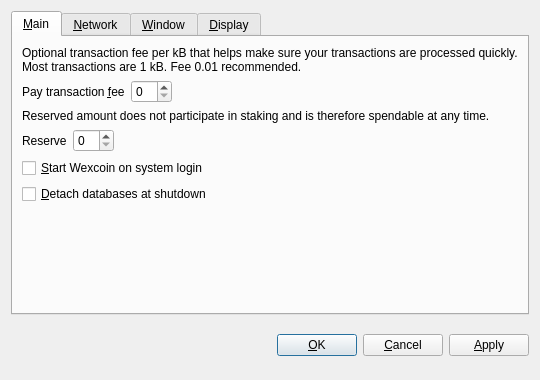
<?xml version="1.0" encoding="UTF-8"?>
<ui version="4.0">
 <class>OptionsDialog</class>
 <widget class="QDialog" name="OptionsDialog">
  <property name="geometry">
   <rect>
    <x>0</x>
    <y>0</y>
    <width>540</width>
    <height>380</height>
   </rect>
  </property>
  <property name="windowTitle">
   <string>Options</string>
  </property>
  <property name="modal">
   <bool>true</bool>
  </property>
  <layout class="QVBoxLayout" name="verticalLayout">
   <item>
    <widget class="QTabWidget" name="tabWidget">
     <property name="tabPosition">
      <enum>QTabWidget::North</enum>
     </property>
     <property name="currentIndex">
      <number>0</number>
     </property>
     <widget class="QWidget" name="tabMain">
      <attribute name="title">
       <string>&amp;Main</string>
      </attribute>
      <layout class="QVBoxLayout" name="verticalLayout_Main">
       <item>
        <widget class="QLabel" name="transactionFeeInfoLabel">
         <property name="text">
          <string>Optional transaction fee per kB that helps make sure your transactions are processed quickly. Most transactions are 1 kB. Fee 0.01 recommended.</string>
         </property>
         <property name="textFormat">
          <enum>Qt::PlainText</enum>
         </property>
         <property name="wordWrap">
          <bool>true</bool>
         </property>
        </widget>
       </item>
       <item>
        <layout class="QHBoxLayout" name="horizontalLayoutFee">
         <item>
          <widget class="QLabel" name="transactionFeeLabel">
           <property name="text">
            <string>Pay transaction &amp;fee</string>
           </property>
           <property name="textFormat">
            <enum>Qt::PlainText</enum>
           </property>
           <property name="buddy">
            <cstring>transactionFee</cstring>
           </property>
          </widget>
         </item>
         <item>
          <widget class="BitcoinAmountField" name="transactionFee"/>
         </item>
         <item>
          <spacer name="horizontalSpacerFee">
           <property name="orientation">
            <enum>Qt::Horizontal</enum>
           </property>
           <property name="sizeHint" stdset="0">
            <size>
             <width>40</width>
             <height>20</height>
            </size>
           </property>
          </spacer>
         </item>
        </layout>
       </item>
       <item>
        <widget class="QLabel" name="reserveBalanceInfoLabel">
         <property name="text">
          <string>Reserved amount does not participate in staking and is therefore spendable at any time.</string>
         </property>
         <property name="textFormat">
          <enum>Qt::PlainText</enum>
         </property>
         <property name="wordWrap">
          <bool>true</bool>
         </property>
        </widget>
       </item>
       <item>
        <layout class="QHBoxLayout" name="horizontalLayoutReserveBalance">
         <item>
          <widget class="QLabel" name="reserveBalanceLabel">
           <property name="text">
            <string>Reserve</string>
           </property>
           <property name="textFormat">
            <enum>Qt::PlainText</enum>
           </property>
           <property name="buddy">
            <cstring>reserveBalance</cstring>
           </property>
          </widget>
         </item>
         <item>
          <widget class="BitcoinAmountField" name="reserveBalance"/>
         </item>
         <item>
          <spacer name="horizontalSpacerReserveBalance">
           <property name="orientation">
            <enum>Qt::Horizontal</enum>
           </property>
           <property name="sizeHint" stdset="0">
            <size>
             <width>40</width>
             <height>20</height>
            </size>
           </property>
          </spacer>
         </item>
        </layout>
       </item>
       <item>
        <widget class="QCheckBox" name="bitcoinAtStartup">
         <property name="toolTip">
          <string>Automatically start Wexcoin after logging in to the system.</string>
         </property>
         <property name="text">
          <string>&amp;Start Wexcoin on system login</string>
         </property>
        </widget>
       </item>
       <item>
        <widget class="QCheckBox" name="detachDatabases">
         <property name="toolTip">
          <string>Detach block and address databases at shutdown. This means they can be moved to another data directory, but it slows down shutdown. The wallet is always detached.</string>
         </property>
         <property name="text">
          <string>&amp;Detach databases at shutdown</string>
         </property>
        </widget>
       </item>
       <item>
        <spacer name="verticalSpacer_Main">
         <property name="orientation">
          <enum>Qt::Vertical</enum>
         </property>
         <property name="sizeHint" stdset="0">
          <size>
           <width>20</width>
           <height>40</height>
          </size>
         </property>
        </spacer>
       </item>
      </layout>
     </widget>
     <widget class="QWidget" name="tabNetwork">
      <attribute name="title">
       <string>&amp;Network</string>
      </attribute>
      <layout class="QVBoxLayout" name="verticalLayout_Network">
       <item>
        <widget class="QCheckBox" name="mapPortUpnp">
         <property name="toolTip">
          <string>Automatically open the Wexcoin client port on the router. This only works when your router supports UPnP and it is enabled.</string>
         </property>
         <property name="text">
          <string>Map port using &amp;UPnP</string>
         </property>
        </widget>
       </item>
       <item>
        <widget class="QCheckBox" name="connectSocks">
         <property name="toolTip">
          <string>Connect to the Wexcoin network through a SOCKS proxy (e.g. when connecting through Tor).</string>
         </property>
         <property name="text">
          <string>&amp;Connect through SOCKS proxy:</string>
         </property>
        </widget>
       </item>
       <item>
        <layout class="QHBoxLayout" name="horizontalLayout_Network">
         <item>
          <widget class="QLabel" name="proxyIpLabel">
           <property name="text">
            <string>Proxy &amp;IP:</string>
           </property>
           <property name="textFormat">
            <enum>Qt::PlainText</enum>
           </property>
           <property name="buddy">
            <cstring>proxyIp</cstring>
           </property>
          </widget>
         </item>
         <item>
          <widget class="QValidatedLineEdit" name="proxyIp">
           <property name="maximumSize">
            <size>
             <width>140</width>
             <height>16777215</height>
            </size>
           </property>
           <property name="toolTip">
            <string>IP address of the proxy (e.g. 127.0.0.1)</string>
           </property>
          </widget>
         </item>
         <item>
          <widget class="QLabel" name="proxyPortLabel">
           <property name="text">
            <string>&amp;Port:</string>
           </property>
           <property name="textFormat">
            <enum>Qt::PlainText</enum>
           </property>
           <property name="buddy">
            <cstring>proxyPort</cstring>
           </property>
          </widget>
         </item>
         <item>
          <widget class="QLineEdit" name="proxyPort">
           <property name="maximumSize">
            <size>
             <width>55</width>
             <height>16777215</height>
            </size>
           </property>
           <property name="toolTip">
            <string>Port of the proxy (e.g. 9050)</string>
           </property>
          </widget>
         </item>
         <item>
          <widget class="QLabel" name="socksVersionLabel">
           <property name="text">
            <string>SOCKS &amp;Version:</string>
           </property>
           <property name="textFormat">
            <enum>Qt::PlainText</enum>
           </property>
           <property name="buddy">
            <cstring>socksVersion</cstring>
           </property>
          </widget>
         </item>
         <item>
          <widget class="QValueComboBox" name="socksVersion">
           <property name="toolTip">
            <string>SOCKS version of the proxy (e.g. 5)</string>
           </property>
          </widget>
         </item>
         <item>
          <spacer name="horizontalSpacer_Network">
           <property name="orientation">
            <enum>Qt::Horizontal</enum>
           </property>
           <property name="sizeHint" stdset="0">
            <size>
             <width>40</width>
             <height>20</height>
            </size>
           </property>
          </spacer>
         </item>
        </layout>
       </item>
       <item>
        <spacer name="verticalSpacer_Network">
         <property name="orientation">
          <enum>Qt::Vertical</enum>
         </property>
         <property name="sizeHint" stdset="0">
          <size>
           <width>20</width>
           <height>40</height>
          </size>
         </property>
        </spacer>
       </item>
      </layout>
     </widget>
     <widget class="QWidget" name="tabWindow">
      <attribute name="title">
       <string>&amp;Window</string>
      </attribute>
      <layout class="QVBoxLayout" name="verticalLayout_Window">
       <item>
        <widget class="QCheckBox" name="minimizeToTray">
         <property name="toolTip">
          <string>Show only a tray icon after minimizing the window.</string>
         </property>
         <property name="text">
          <string>&amp;Minimize to the tray instead of the taskbar</string>
         </property>
        </widget>
       </item>
       <item>
        <widget class="QCheckBox" name="minimizeOnClose">
         <property name="toolTip">
          <string>Minimize instead of exit the application when the window is closed. When this option is enabled, the application will be closed only after selecting Quit in the menu.</string>
         </property>
         <property name="text">
          <string>M&amp;inimize on close</string>
         </property>
        </widget>
       </item>
       <item>
        <spacer name="verticalSpacer_Window">
         <property name="orientation">
          <enum>Qt::Vertical</enum>
         </property>
         <property name="sizeHint" stdset="0">
          <size>
           <width>20</width>
           <height>40</height>
          </size>
         </property>
        </spacer>
       </item>
      </layout>
     </widget>
     <widget class="QWidget" name="tabDisplay">
      <attribute name="title">
       <string>&amp;Display</string>
      </attribute>
      <layout class="QVBoxLayout" name="verticalLayout_Display">
       <item>
        <layout class="QHBoxLayout" name="horizontalLayout_1_Display">
         <item>
          <widget class="QLabel" name="langLabel">
           <property name="text">
            <string>User Interface &amp;language:</string>
           </property>
           <property name="textFormat">
            <enum>Qt::PlainText</enum>
           </property>
           <property name="buddy">
            <cstring>lang</cstring>
           </property>
          </widget>
         </item>
         <item>
          <widget class="QValueComboBox" name="lang">
           <property name="toolTip">
            <string>The user interface language can be set here. This setting will take effect after restarting Wexcoin.</string>
           </property>
          </widget>
         </item>
        </layout>
       </item>
       <item>
        <layout class="QHBoxLayout" name="horizontalLayout_2_Display">
         <item>
          <widget class="QLabel" name="unitLabel">
           <property name="text">
            <string>&amp;Unit to show amounts in:</string>
           </property>
           <property name="textFormat">
            <enum>Qt::PlainText</enum>
           </property>
           <property name="buddy">
            <cstring>unit</cstring>
           </property>
          </widget>
         </item>
         <item>
          <widget class="QValueComboBox" name="unit">
           <property name="toolTip">
            <string>Choose the default subdivision unit to show in the interface and when sending coins.</string>
           </property>
          </widget>
         </item>
        </layout>
       </item>
       <item>
        <widget class="QCheckBox" name="displayAddresses">
         <property name="toolTip">
          <string>Whether to show Wexcoin addresses in the transaction list or not.</string>
         </property>
         <property name="text">
          <string>&amp;Display addresses in transaction list</string>
         </property>
        </widget>
       </item>
       <item>
        <widget class="QCheckBox" name="coinControlFeatures">
         <property name="toolTip">
          <string>Whether to show coin control features or not.</string>
         </property>
         <property name="text">
          <string>Display coin &amp;control features (experts only!)</string>
         </property>
        </widget>
       </item>
       <item>
        <spacer name="verticalSpacer_Display">
         <property name="orientation">
          <enum>Qt::Vertical</enum>
         </property>
         <property name="sizeHint" stdset="0">
          <size>
           <width>20</width>
           <height>40</height>
          </size>
         </property>
        </spacer>
       </item>
      </layout>
     </widget>
    </widget>
   </item>
   <item>
    <layout class="QHBoxLayout" name="horizontalLayout_Buttons">
     <item>
      <spacer name="horizontalSpacer_1">
       <property name="orientation">
        <enum>Qt::Horizontal</enum>
       </property>
       <property name="sizeHint" stdset="0">
        <size>
         <width>40</width>
         <height>48</height>
        </size>
       </property>
      </spacer>
     </item>
     <item>
      <widget class="QLabel" name="statusLabel">
       <property name="font">
        <font>
         <weight>75</weight>
         <bold>true</bold>
        </font>
       </property>
       <property name="text">
        <string/>
       </property>
       <property name="textFormat">
        <enum>Qt::PlainText</enum>
       </property>
       <property name="wordWrap">
        <bool>true</bool>
       </property>
      </widget>
     </item>
     <item>
      <spacer name="horizontalSpacer_2">
       <property name="orientation">
        <enum>Qt::Horizontal</enum>
       </property>
       <property name="sizeHint" stdset="0">
        <size>
         <width>40</width>
         <height>48</height>
        </size>
       </property>
      </spacer>
     </item>
     <item>
      <widget class="QPushButton" name="okButton">
       <property name="text">
        <string>&amp;OK</string>
       </property>
      </widget>
     </item>
     <item>
      <widget class="QPushButton" name="cancelButton">
       <property name="text">
        <string>&amp;Cancel</string>
       </property>
       <property name="autoDefault">
        <bool>false</bool>
       </property>
      </widget>
     </item>
     <item>
      <widget class="QPushButton" name="applyButton">
       <property name="text">
        <string>&amp;Apply</string>
       </property>
       <property name="autoDefault">
        <bool>false</bool>
       </property>
      </widget>
     </item>
    </layout>
   </item>
  </layout>
 </widget>
 <customwidgets>
  <customwidget>
   <class>BitcoinAmountField</class>
   <extends>QSpinBox</extends>
   <header>bitcoinamountfield.h</header>
  </customwidget>
  <customwidget>
   <class>QValueComboBox</class>
   <extends>QComboBox</extends>
   <header>qvaluecombobox.h</header>
  </customwidget>
  <customwidget>
   <class>QValidatedLineEdit</class>
   <extends>QLineEdit</extends>
   <header>qvalidatedlineedit.h</header>
  </customwidget>
 </customwidgets>
 <resources/>
 <connections/>
</ui>
